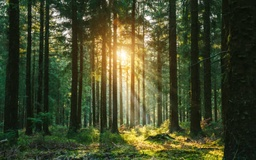
#> input picture foto.jpg, 256 x 160 px, shrunk from 612 x 382 before the run
$ jupyter execute PCD_Assignment01.ipynb
#> lines starting #> are read from the running program, lines starting #| are printed output that depends on the picture
<a href="https://colab.research.google.com/github/gracella12/PCD_Assignment/blob/main/PCD_Assignment01.ipynb" target="_parent"></a>

Name: Gracella Wiendy Koesnadi

NIM: 24/541739/PA/22991

---

Using Google Colab, please try to a program for following tasks and provide your analysis:

*   Up Sampling (NN, Bilinear, Bicubic)
*   Down Sampling (Max, Average, Medium)

[cell 1]
import cv2
from matplotlib import pyplot as plt

img = cv2.imread("foto.jpg")
#> img is the input picture: shape (160, 256, 3); mean B, G, R 42.9, 74.6, 69.1

plt.imshow(img)
plt.axis('off')  # sembunyikan sumbu
plt.show()

[cell 2]
img.shape
#> Out = (160, 256, 3)

#Down Sampling: Max

[cell 3]
import numpy as np

[cell 4]
#image dimension
height, width = img.shape[:2]
#> height = 160; width = 256

# Downsampling factor (e.g., reduce size by half)
downsampling_factor = 2

# Calculate new dimensions
new_height = height // downsampling_factor
#> new_height = 80
new_width = width // downsampling_factor
#> new_width = 128

# Create a new image for downsampled result
downsampled_img_max = np.zeros((new_height, new_width), dtype=img.dtype)

# Apply max downsampling
for i in range(new_height):
    for j in range(new_width):
        # Define the region of the original image
        y_start = i * downsampling_factor
        y_end = (i + 1) * downsampling_factor
        x_start = j * downsampling_factor
        x_end = (j + 1) * downsampling_factor

        # Extract the region
        region = img[y_start:y_end, x_start:x_end]

        # Find the maximum value in the region
        downsampled_img_max[i, j] = np.max(region)
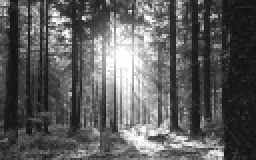
#> downsampled_img_max: shape (80, 128) (shown 2 times larger); min 16, max 255, mean 92.2

# Display the downsampled image
plt.imshow(downsampled_img_max)
plt.axis('off')
plt.show()

Analisis:

Down sampling dengan nilai max membuat warna foto menjadi berubah. hal tersebut dikarenakan ketika ukuran foto di downsampling, setiap pixel baru diisi dengan nilai intensitas nilai yang paling tinggi. Selain itu gambar menjadi lebih berpixel tetapi tidak begitu terlihat dikarenakan downsampling factornya kecil.

#Down Sampling: Average

[cell 5]
height, width = img.shape[:2]

#define the downsampling factor
d_factor = 4

#new height
new_height = height // d_factor
#> new_height = 40
new_width = width // d_factor
#> new_width = 64

resized_img = cv2.resize(img, (new_width, new_height))
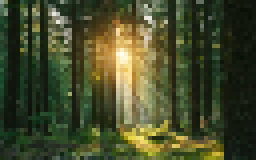
#> resized_img: shape (40, 64, 3) (shown 4 times larger); mean B, G, R 42.5, 74.2, 68.6

#create a new array (image)
downsampled_img_avg = np.zeros((new_height, new_width, 3), dtype=img.dtype)

#apply average downsampling
for i in range(new_height):
  for j in range (new_width):
    y_start = i * d_factor
    y_end = (i+j)* d_factor
    x_start = j * d_factor
    x_end = (j+1) * d_factor

    region = img[y_start:y_end, x_start:x_end]

    downsampled_img_avg[i, j] = np.mean(region, axis=(0,1))
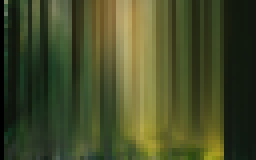
#> downsampled_img_avg: shape (40, 64, 3) (shown 4 times larger); mean B, G, R 40.1, 75.4, 68.7

#Display
plt.imshow(downsampled_img_avg)
plt.axis('off')
plt.show()

Analisis:

Down sampling dengan menggunakan nilai rata-rata membuat gambar menjadi lebih menyatu satu sama lain. Hal tersebut dikarenakan down sampling faktornya adalah 4, sehingga diambil nilai dari rata-rata tiap 4 pixel. Hasilnya membuat warna gambar menjadi kacau.

#Down Sampling: Medium

[cell 6]
height, width = img.shape[:2]

#define the downsampling factor
d_factor = 30

#new height
new_height = height // d_factor
#> new_height = 5
new_width = width // d_factor
#> new_width = 8

resized_img = cv2.resize(img, (new_width, new_height))

#create a new array (image)
downsampled_img_avg = np.zeros((new_height, new_width, 3), dtype=img.dtype)

#apply average downsampling
for i in range(new_height):
  for j in range (new_width):
    y_start = i * d_factor
    y_end = (i+j)* d_factor
    x_start = j * d_factor
    x_end = (j+1) * d_factor

    region = img[y_start:y_end, x_start:x_end]

    downsampled_img_avg[i, j] = np.median(region, axis=(0,1))
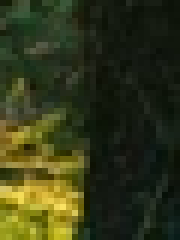
#> region: shape (40, 30, 3) (shown 6 times larger); mean B, G, R 24.6, 55.7, 51

#Display
plt.imshow(downsampled_img_avg)
plt.axis('off')
plt.show()
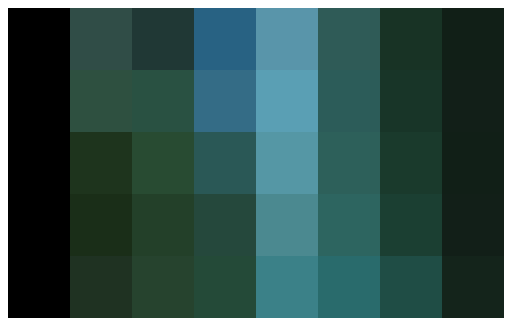
#> figure drawn by matplotlib, 1 panel

print("Before: ", img.shape)
#| Before:  (160, 256, 3)
print("After: ",downsampled_img_avg.shape)
#| After:  (5, 8, 3)

Analisis:

Cara kerja down sampling dengan nilai median sama seperti max maupun mean. Dapat dilihat gambar menjadi sangat berpixel karena faktor downsamplingnya besar, yaitu 30, di mana itu artinya shape gambar diturunkan sebesar 30 kali lipatnya. Dapat dilihat bahwa sebelumnya nilai heightnya sekitar 382, setelah di down sampling menjadi 12. Selain itu nilai intensitas yang diambil adalah median dari 30 pixel menjadi satu.

#Up Sampling: NN

[cell 7]
#define the height and width
height,width = img.shape[:2]

#define the ratio
ratio = 0.5

#new shape
new_height = int(height / ratio)
#> new_height = 320
new_width = int(width / ratio)
#> new_width = 512

#new array (image)
upsample_nearest = np.zeros ((new_height, new_width, 3), dtype = img.dtype)

#apply NN upsampling
for i in range(new_height):
  for j in range(new_width):
    x_nearest = int(j*ratio)
    y_nearest = int(i*ratio)
    upsample_nearest[i,j] = img[y_nearest, x_nearest]
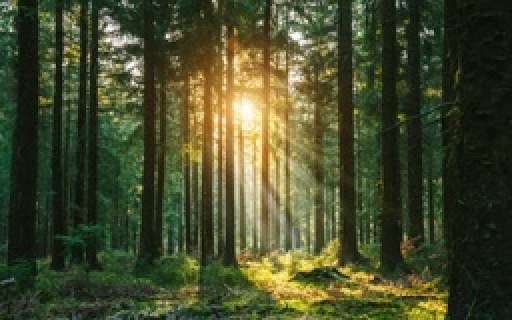
#> upsample_nearest: shape (320, 512, 3); mean B, G, R 42.9, 74.6, 69.1

print("Before: ", img.shape)
#| Before:  (160, 256, 3)
print("After: ",upsample_nearest.shape)
#| After:  (320, 512, 3)
#Display
plt.imshow(upsample_nearest)
plt.axis('off')
plt.show()

#Up Sampling: Bilinear

[cell 8]
import cv2
from matplotlib import pyplot as plt

img = cv2.imread("foto.jpg")

plt.imshow(img)
plt.axis('off')  # sembunyikan sumbu
plt.show()

[cell 9]
# define height and width
height, width = img.shape[:2]

# define the ratio (0.5)
ratio = 0.5

# new shape
new_height = int(height / ratio)
new_width = int(width / ratio)
upsample_bilinear = np.zeros((new_height, new_width, 3), dtype=img.dtype)

# apply bilinear upsampling
for i in range(new_height):
    for j in range(new_width):
        # posisi pada gambar asli
        x = j * ratio
        y = i * ratio

        # floor (bawah) dan ceil (atas) tetangga terdekat
        x_bawah, y_bawah = int(np.floor(x)), int(np.floor(y))
        x_atas = min(x_bawah + 1, width - 1)
        y_atas = min(y_bawah + 1, height - 1)

        # 4 tetangga terdekat
        top_left = img[y_bawah, x_bawah]
        top_right = img[y_bawah, x_atas]
        bottom_left = img[y_atas, x_bawah]
        bottom_right = img[y_atas, x_atas]

        # jarak fractional
        a = x - x_bawah
        b = y - y_bawah

        # bilinear interpolation
        new_pixel = ((1 - a) * (1 - b) * top_left +
                     a * (1 - b) * top_right +
                     (1 - a) * b * bottom_left +
                     a * b * bottom_right)

        upsample_bilinear[i, j] = new_pixel
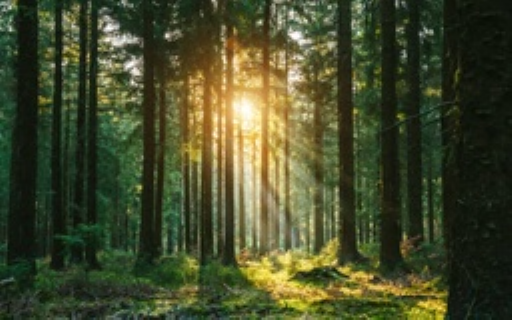
#> upsample_bilinear: shape (320, 512, 3); mean B, G, R 42.7, 74.3, 68.9

print("Before:", img.shape)
#| Before: (160, 256, 3)
print("After:", upsample_bilinear.shape)
#| After: (320, 512, 3)

# display
plt.imshow(upsample_bilinear)
plt.axis('off')
plt.show()
